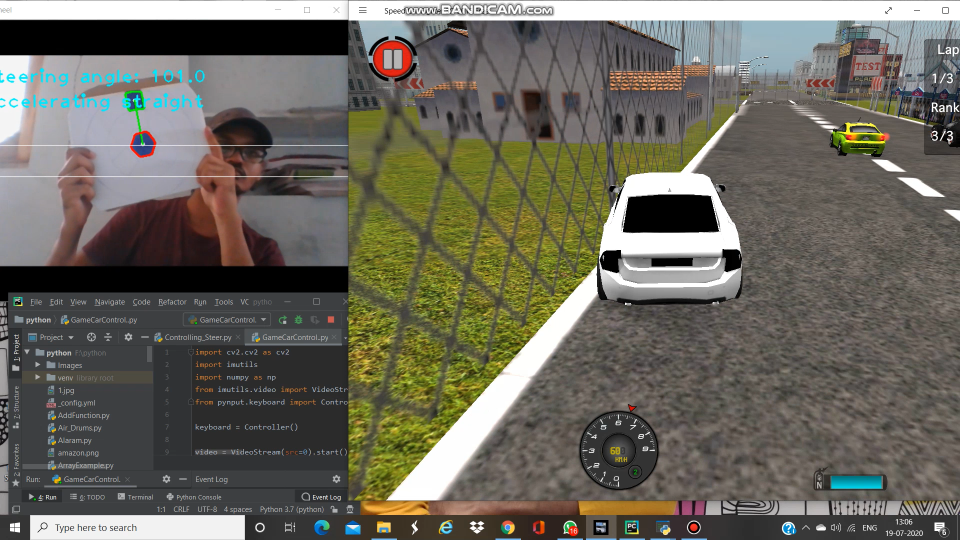
#> input picture One Way/2020-07-19.png, 1920 x 1080 px, given in place of the camera (shown at 1/2 size)
$ python Controlling_Steer.py
#> lines starting #> are read from the running program, lines starting #| are printed output that depends on the picture; after the words box and inside, x2 and y2 are one past the last pixel; in counts of white or black regions, pixels touching at a corner belong together
from imutils.video import VideoStream
import numpy as np
import argparse
import cv2
import imutils
import time
from Directkeys import W, A, S, D
from Directkeys import PressKey, ReleaseKey

# define the lower and upper boundaries of the "orange" object in the HSV color space
blueLower = np.array([53, 187, 0])
blueUpper = np.array([180, 255, 255])

vs = VideoStream(src=0).start()

# allow the camera or video file to warm up
time.sleep(2.0)
initial = True
flag = False
current_key_pressed = set()
circle_radius = 30
windowSize = 160
lr_counter = 0
# keep looping
while True:
    keyPressed = False
    keyPressed_lr = False
    # grab the current frame
    frame = vs.read()
#> frame is the input picture: shape (1080, 1920, 3); mean B, G, R 92.8, 103.5, 106
    height, width = frame.shape[:2]
#> height = 1080; width = 1920

    # resize the frame, blur it, and convert it to the HSV color space
    frame = imutils.resize(frame, width=600)
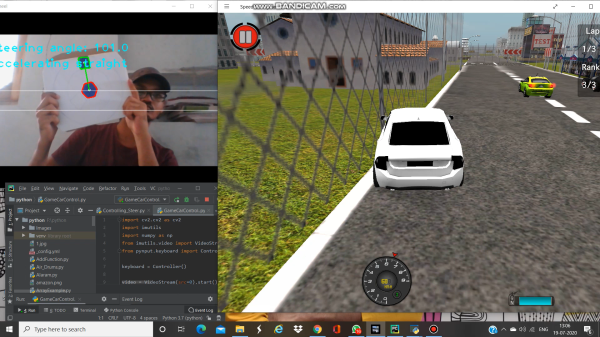
#> frame: shape (337, 600, 3); mean B, G, R 92.8, 103.5, 106
    blurred = cv2.GaussianBlur(frame, (11, 11), 0)
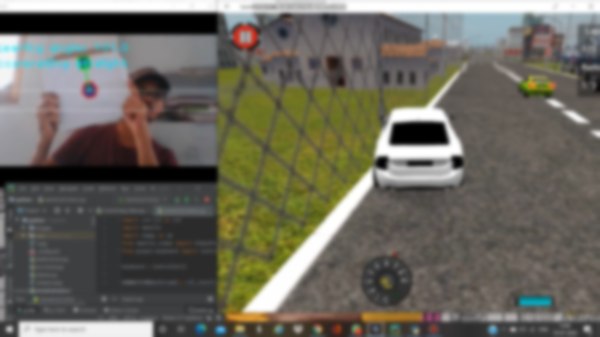
#> blurred: shape (337, 600, 3); mean B, G, R 92.8, 103.5, 106.1
    hsv = cv2.cvtColor(blurred, cv2.COLOR_BGR2HSV)
#> hsv: shape (337, 600, 3); mean H, S, V 48.9, 44.7, 109.1

    # create a mask for the orange color and perform dilation and erosion to remove any small
    # blobs left in the mask
    mask = cv2.inRange(hsv, blueLower, blueUpper)
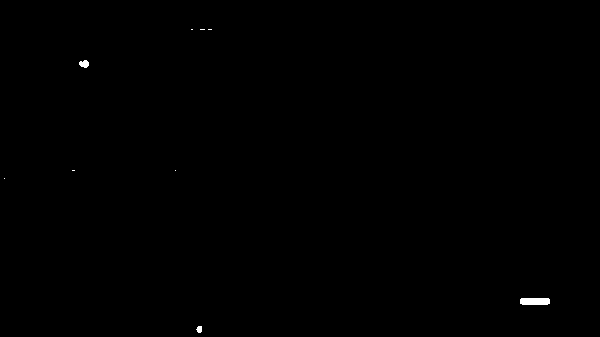
#> mask: shape (337, 600); 0.15% white; 9 white regions (6 under 20 px), largest, box (x1, y1, x2, y2) and area: (520, 298, 550, 305) 204, (79, 60, 89, 68) 59, (196, 326, 202, 333) 33
    mask = cv2.erode(mask, None, iterations=2)
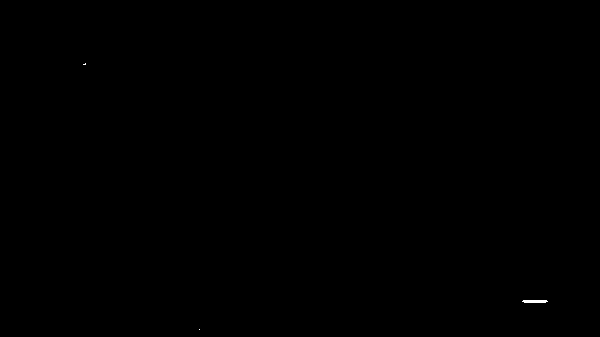
#> mask: shape (337, 600); 0.04% white; 3 white regions (2 under 20 px), largest, box (x1, y1, x2, y2) and area: (522, 300, 548, 303) 72
    mask = cv2.dilate(mask, None, iterations=2)
#> mask: shape (337, 600); 0.13% white; 3 white regions

    # find contours in the mask and initialize the current
    # (x, y) center of the orange object

    # divide the frame into two halves so that we can have one half control the acceleration/brake
    # and other half control the left/right steering.
    left_mask = mask[:, 0:width // 2, ]
    right_mask = mask[:, width // 2:, ]
#> right_mask = empty array

    # find the contours in the left and right frame to find the center of the object
    cnts_left = cv2.findContours(left_mask.copy(), cv2.RETR_EXTERNAL,
                                 cv2.CHAIN_APPROX_SIMPLE)
#> cnts_left = 3 contours, 1 with area under 20; largest, box (x1, y1, x2, y2) and area: (520, 298, 550, 305) 170, (81, 61, 88, 67) 28
    cnts_left = imutils.grab_contours(cnts_left)
    center_left = None

    cnts_right = cv2.findContours(right_mask.copy(), cv2.RETR_EXTERNAL,
                                  cv2.CHAIN_APPROX_SIMPLE)
#> cnts_right = 0 contours
    cnts_right = imutils.grab_contours(cnts_right)
#> cnts_right = []
    center_right = None

    # only proceed if at least one contour was found
    if len(cnts_left) > 0:
        # find the largest contour in the mask, then use
        # it to compute the minimum enclosing circle and centroid
        c = max(cnts_left, key=cv2.contourArea)
#> c = contour of 10 points, box (x1, y1, x2, y2) (520, 298, 550, 305), area 170
        ((x, y), radius) = cv2.minEnclosingCircle(c)
#> x = 534.5; y = 301; radius = 14.64
        M = cv2.moments(c)
#> M = moments, m00 170, centre m10/m00, m01/m00 = (534.5, 301)
        # find the center from the moments 0.000001 is added to the denominator so that divide by
        # zero exception doesn't occur
        center_left = (int(M["m10"] / (M["m00"] + 0.000001)), int(M["m01"] / (M["m00"] + 0.000001)))
#> center_left = (534, 300)

        # only proceed if the radius meets a minimum size
        if radius > circle_radius:
            # draw the circle and centroid on the frame,
            cv2.circle(frame, (int(x), int(y)), int(radius),
                       (0, 255, 255), 2)
            cv2.circle(frame, center_left, 5, (0, 0, 255), -1)

            # the window size is kept 160 pixels in the center of the frame(80 pixels above the center and 80 below)
            if center_left[1] < (height / 2 - windowSize // 2):
                cv2.putText(frame, 'LEFT', (20, 50), cv2.FONT_HERSHEY_SIMPLEX, 1, (0, 0, 255))
                PressKey(A)
                current_key_pressed.add(A)
                keyPressed = True
                keyPressed_lr = True
            elif center_left[1] > (height / 2 + windowSize // 2):
                cv2.putText(frame, 'RIGHT', (20, 50), cv2.FONT_HERSHEY_SIMPLEX, 1, (0, 0, 255))
                PressKey(D)
                current_key_pressed.add(D)
                keyPressed = True
                keyPressed_lr = True

    # only proceed if at least one contour was found
    if len(cnts_right) > 0:
        c2 = max(cnts_right, key=cv2.contourArea)
        ((x2, y2), radius2) = cv2.minEnclosingCircle(c2)
        M2 = cv2.moments(c2)
        center_right = (int(M2["m10"] / (M2["m00"] + 0.000001)), int(M2["m01"] / (M2["m00"] + 0.000001)))
        center_right = (center_right[0] + width // 2, center_right[1])

        # only proceed if the radius meets a minimum size
        if radius2 > circle_radius:
            # draw the circle and centroid on the frame,
            cv2.circle(frame, (int(x2) + width // 2, int(y2)), int(radius2),
                       (0, 255, 255), 2)
            cv2.circle(frame, center_right, 5, (0, 0, 255), -1)
            if center_right[1] < (height // 2 - windowSize // 2):
                cv2.putText(frame, 'UP', (200, 50), cv2.FONT_HERSHEY_SIMPLEX, 1, (0, 0, 255))
                PressKey(W)
                keyPressed = True
                current_key_pressed.add(W)
            elif center_right[1] > (height // 2 + windowSize // 2):
                cv2.putText(frame, 'DOWN', (200, 50), cv2.FONT_HERSHEY_SIMPLEX, 1, (0, 0, 255))
                PressKey(S)
                keyPressed = True
                current_key_pressed.add(S)

    # show the frame to our screen
    frame_copy = frame.copy()
    frame_copy = cv2.rectangle(frame_copy, (0, height // 2 - windowSize // 2), (width, height // 2 + windowSize // 2),
                               (255, 0, 0), 2)
    cv2.imshow("Frame", frame_copy)

    # We need to release the pressed key if none of the key is pressed else the program will keep on sending
    # the presskey command
    if not keyPressed and len(current_key_pressed) != 0:
        for key in current_key_pressed:
            ReleaseKey(key)
        current_key_pressed = set()

    # to release keys for left/right with keys of up/down remain pressed
    if not keyPressed_lr and ((A in current_key_pressed) or (D in current_key_pressed)):
        if A in current_key_pressed:
            ReleaseKey(A)
            current_key_pressed.remove(A)
        elif D in current_key_pressed:
            ReleaseKey(D)
            current_key_pressed.remove(D)

    key = cv2.waitKey(1) & 0xFF
#> (key q is pressed here)

    # if the 'q' key is pressed, stop the loop
    if key == ord("q"):
        break

vs.stop()
# close all windows
cv2.destroyAllWindows()
